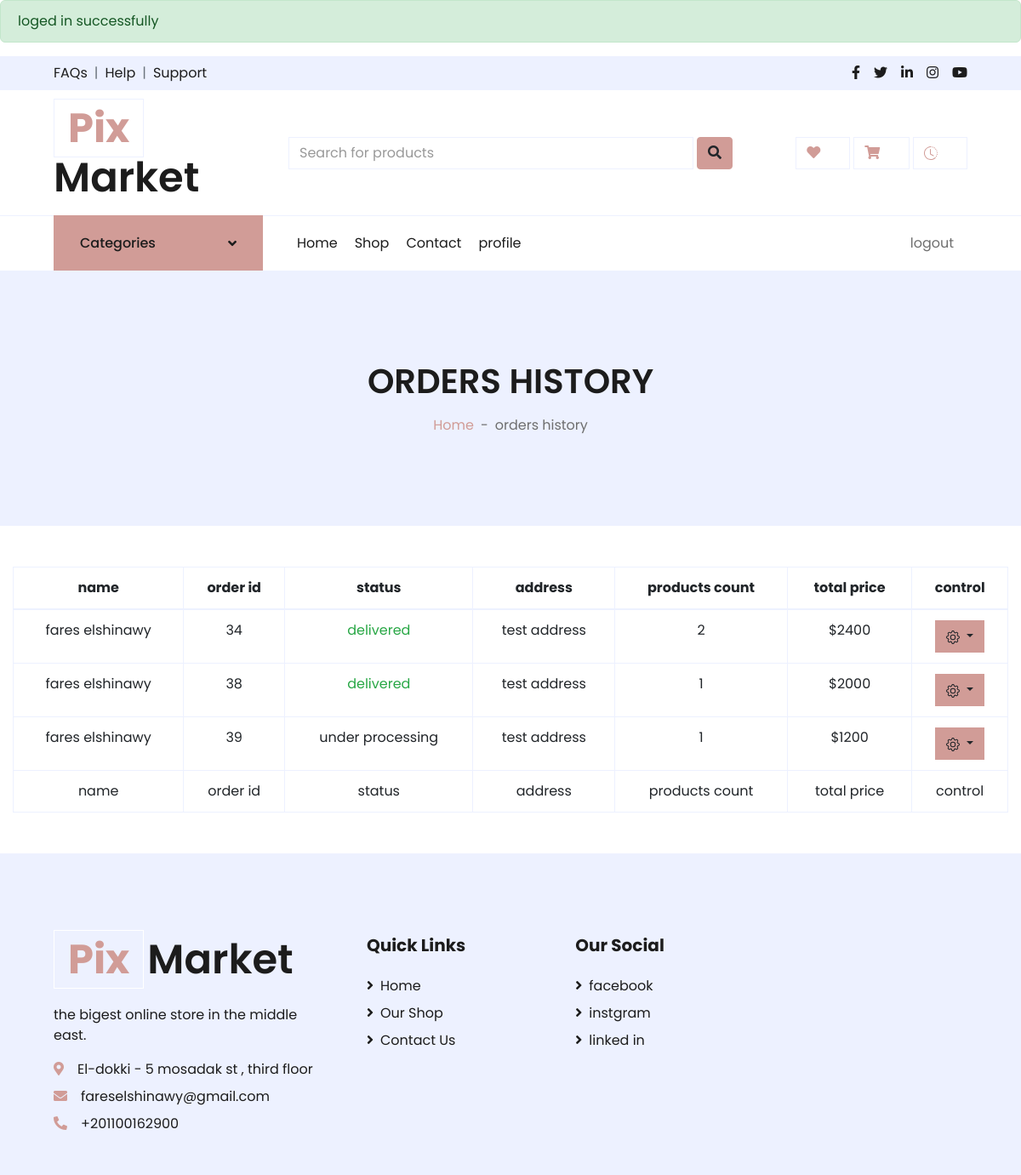
The page /index.php?page=order_history (signed in) on the database its author committed.
### tables this page shows
CREATE TABLE `orders` (
  `order_id` int(10) UNSIGNED NOT NULL,
  `user_id` int(10) UNSIGNED NOT NULL,
  `order_status_id` int(10) UNSIGNED NOT NULL,
  `products_count` int(10) UNSIGNED DEFAULT 0,
  `del_address` varchar(100) NOT NULL,
  `created_at` timestamp NOT NULL DEFAULT current_timestamp(),
  `total_price` int(10) UNSIGNED DEFAULT 0
);

CREATE TABLE `users` (
  `user_id` int(10) UNSIGNED NOT NULL,
  `first_name` varchar(15) NOT NULL,
  `last_name` varchar(15) NOT NULL,
  `email` varchar(100) NOT NULL,
  `password` varchar(100) NOT NULL,
  `phone` int(11) NOT NULL,
  `address` varchar(100) NOT NULL,
  `image` varchar(100) NOT NULL,
  `city_id` int(10) UNSIGNED NOT NULL,
  `gender_id` int(10) UNSIGNED NOT NULL,
  `created_at` timestamp NOT NULL DEFAULT current_timestamp(),
  `updated_at` timestamp NULL DEFAULT NULL,
  `permission_id` int(10) UNSIGNED NOT NULL
);

CREATE TABLE `orders_status` (
  `status_id` int(10) UNSIGNED NOT NULL,
  `status_name` varchar(100) NOT NULL
);

### shop/core/user_func.php (called while the page is built, shortened)
<?php
    function user_orders($conn,$id){
        $sql = "SELECT first_name , last_name , orders.order_id , orders_status.status_name , orders.del_address , orders.products_count , orders.total_price FROM `users`,`orders`,`orders_status` WHERE users.user_id = '$id' AND orders.user_id = '$id' AND orders_status.status_id = orders.order_status_id ";
        $result = mysqli_query($conn,$sql);
        return $result ;
    }

### shop/order_history.php (the view, shortened to what this page needs)
<?php
    require_once 'shop/core/user_func.php';
?>
<?php
    require_once 'inc/page_header_title.php';
    require_once 'core/user_func.php';
?>
<div class="container-fluid">
            <table class="table table-bordered text-center" id="dataTable" width="100%" cellspacing="0">
                <thead>
                    <tr>
                        <th>name</th>
                        <th>order id</th>
                        <th>status</th>
                        <th>address</th>
                        <th>products count</th>
                        <th>total price</th>
                        <th>control</th>
                    </tr>
                </thead>
                <tfoot>
                <tr>
                        <td>name</td>
                        <td>order id</td>
                        <td>status</td>
                        <td>address</td>
                        <td>products count</td>
                        <td>total price</td>
                        <td>control</td>
                    </tr>
                </tfoot>
                <tbody>
                    <?php
                    $id = $_SESSION['auth']['id'];
                    $result = user_orders($conn,$id);
                    while($row = mysqli_fetch_assoc($result)):
                        ?>
                    <tr>
                        <td><?= $row['first_name'] . ' ' . $row['last_name'] ?></td>
                        <td><?= $row['order_id'] ?></td>
                        <td
                        class = '<?php
                                if($row['status_name'] == 'unconfirmed'){
                                    echo "text-primary";
                                }elseif($row['status_name'] == 'delivered'){
                                    echo "text-success";
                                }elseif($row['status_name'] == 'rejected'){
                                    echo "text-danger";
                                }
                        ?>'
                        ><?= $row['status_name'] ?></td>
                        <td><?= $row['del_address'] ?></td>
                        <td><?= $row['products_count'] ?></td>
                        <td>$<?= $row['total_price'] ?></td>
                        <td>
                                    <div class="dropdown">
                                        <button class="btn btn-primary dropdown-toggle" type="button" data-bs-toggle="dropdown" aria-expanded="false">
                                        </button>
                                    </div>
                        </td>
                </tr>
                    <?php endwhile; ?>
                </tbody>
            </table>
</div>

### rows shown on the page
orders: user.first_name "fares", user.last_name "elshinawy", order_id "34", order_status.status_name "delivered", del_address "test address", products_count "2", total_price "2400"
orders: user.first_name "fares", user.last_name "elshinawy", order_id "38", order_status.status_name "delivered", del_address "test address", products_count "1", total_price "2000"
orders: user.first_name "fares", user.last_name "elshinawy", order_id "39", order_status.status_name "under processing", del_address "test address", products_count "1", total_price "1200"

### other values the page prints
$_SESSION['success'] "loged in successfully"
$page_h1 "ORDERS HISTORY"
$page_name "orders history"
